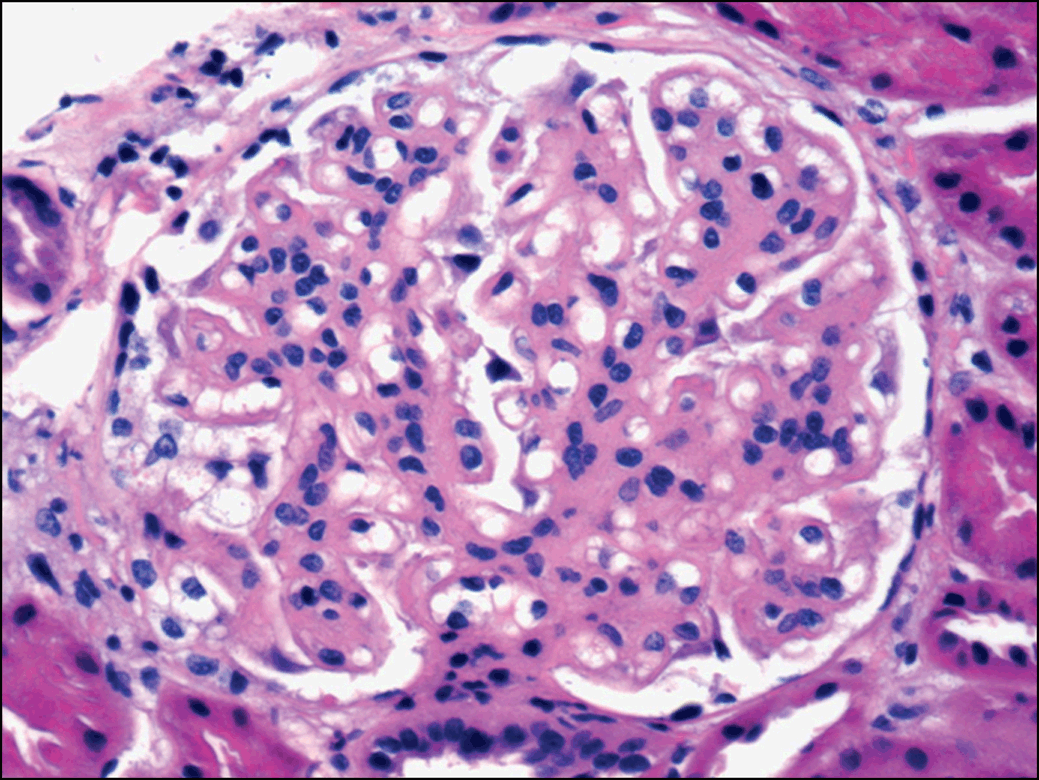
#> input picture glom_he/glom_1.jpg, 1039 x 780 px, found by its file name
$ python cell_seg_v0.py   (older library calls are emulated)
#> lines starting #> are read from the running program, lines starting #| are printed output that depends on the picture; after the words box and inside, x2 and y2 are one past the last pixel; in counts of white or black regions, pixels touching at a corner belong together
"""
    Hypercellularity Project
    - Preprocessing
    - Segmentation
    Latest Update: 05/25
    @author: Nicolas Hunt
    """

import skimage
import numpy as np
import matplotlib.pyplot as plt
import scipy.misc
from skimage import data
from skimage.color import rgb2hed
from skimage.viewer import ImageViewer
from skimage.filters import threshold_mean

def Main():
    global img
    img = "glom_1.jpg"
    glom_orig = skimage.io.imread(img)
#> glom_orig is the input picture: shape (780, 1039, 3); mean R, G, B 185.1, 142, 188.4
    glom_prep = prep(glom_orig)
    glom_seg = segment(glom_prep, 125)

    display_fig(glom_orig, glom_prep, glom_seg)


def prep(glom_orig):
    glom_hed = rgb2hed(glom_orig)[:,:,0]
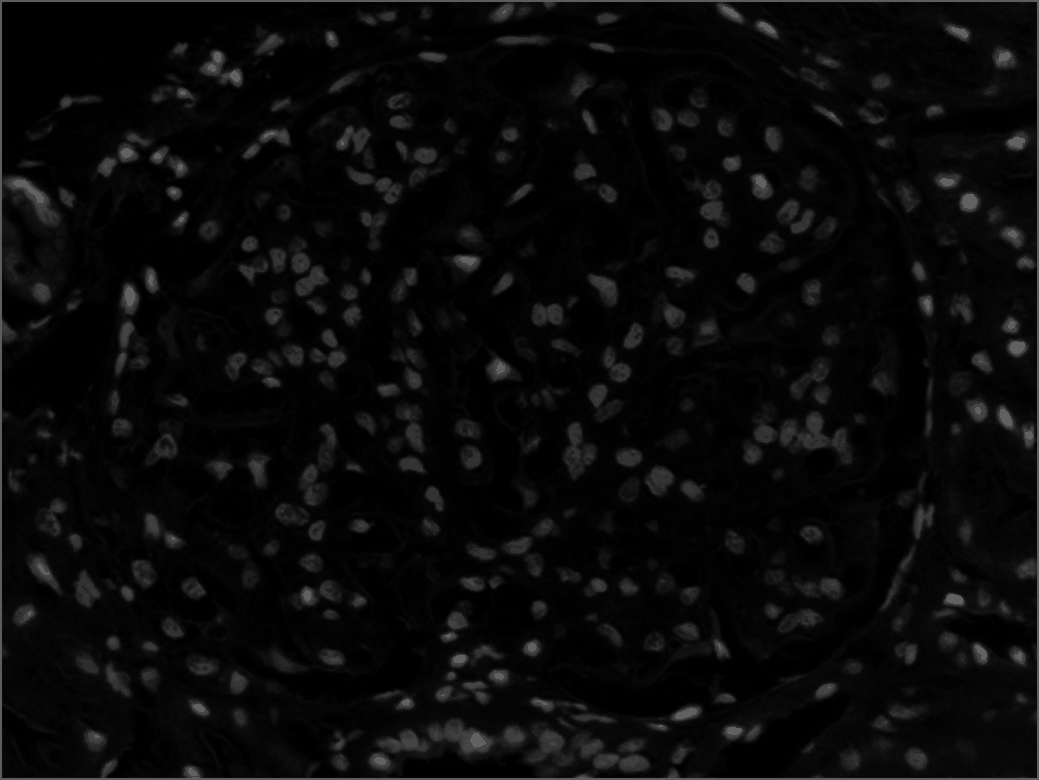
#> glom_hed: shape (780, 1039) float64; min 0, max 0.383, mean 0.0385
    glom_smooth = skimage.filters.gaussian(glom_hed)

    return glom_smooth


def segment(glom_prep, thresh):
#> called with thresh = 125
    glom_prep = skimage.morphology.opening(glom_prep)
    val = skimage.filters.threshold_otsu(glom_prep)
#> val = 0.0994
    glom_bin = glom_prep > val
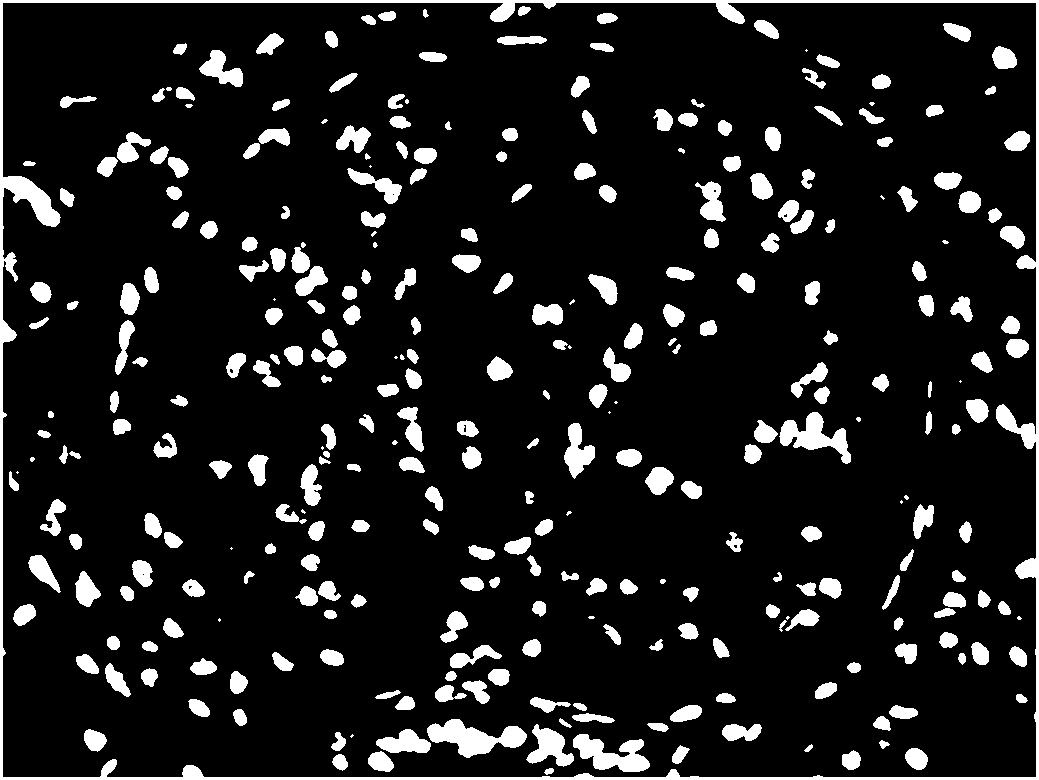
#> glom_bin: shape (780, 1039) bool; 10.9% white; 314 white regions (28 under 20 px)

    regionLabel = skimage.measure.label(glom_bin)
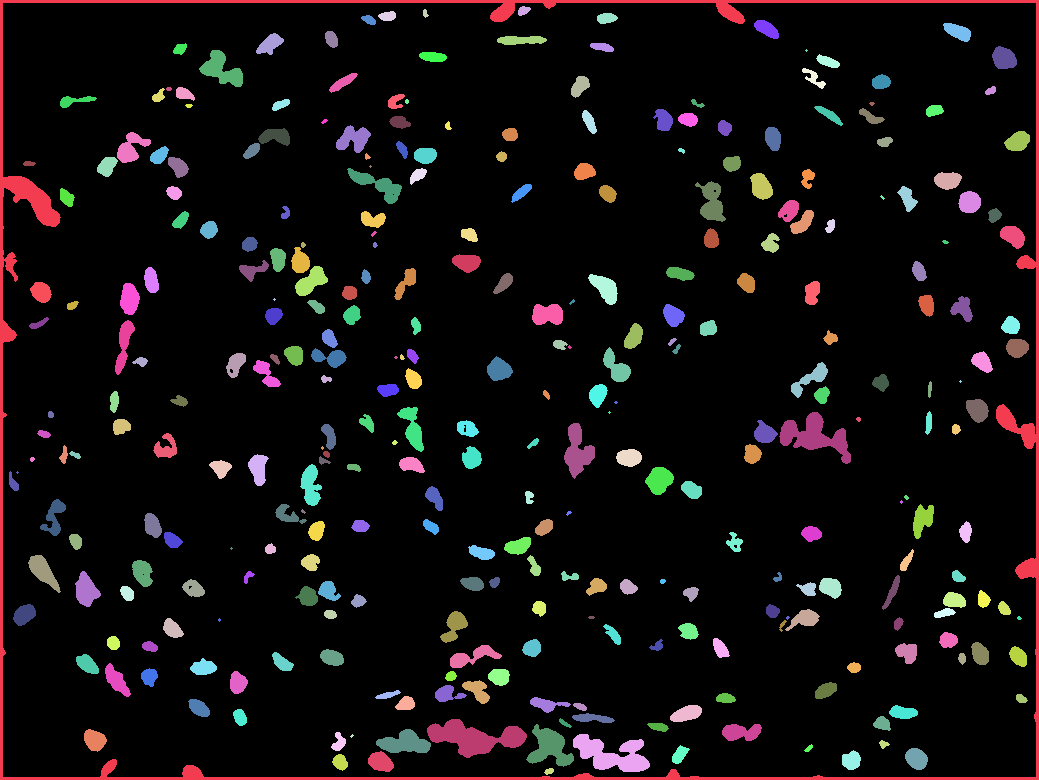
#> regionLabel: shape (780, 1039) int32; 315 distinct labels, from 0 to 314; one colour per label, 0 black
    regionProps = skimage.measure.regionprops(regionLabel)
#> regionProps = 314 regions; largest, box (x1, y1, x2, y2) and area: (0, 0, 1039, 780) 15194, (427, 719, 527, 758) 1957, (573, 734, 650, 772) 1611, (779, 412, 851, 464) 1586, (526, 724, 574, 767) 1037
    glom_m1 = skimage.morphology.opening(glom_bin)

    return glom_bin


def display_fig(glom_orig,glom_prep,glom_seg):
    fig, axes = plt.subplots(ncols=3, figsize=(16, 6))
    ax = axes.ravel()
    ax[0].imshow(glom_orig, cmap=plt.cm.gray)
    ax[0].set_title('Original image')
    ax[1].imshow(glom_prep, cmap=plt.cm.gray)
    ax[1].set_title('Preprocessed')
    ax[2].imshow(glom_seg, cmap=plt.cm.gray, interpolation='nearest')
    ax[2].set_title('Segmented')
    for a in ax:
        a.axis('off')

    # Display
    plt.show()
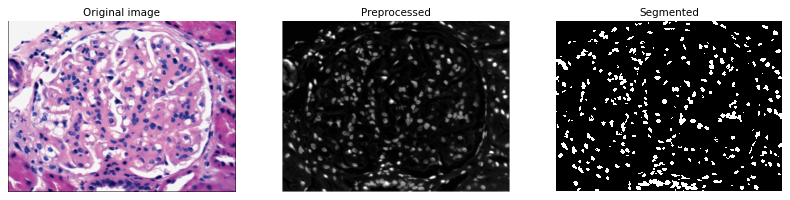
#> figure drawn by matplotlib, 3 panels
    # Save plot
    plot_file = img.split(".")[0] + "_plot_v2" + ".jpg"
    fig.savefig(plot_file, bbox_inches='tight')

if __name__ == '__main__':
    Main()

$ run again, with glom_he/glom_0.jpg copied over glom_he/glom_1.jpg
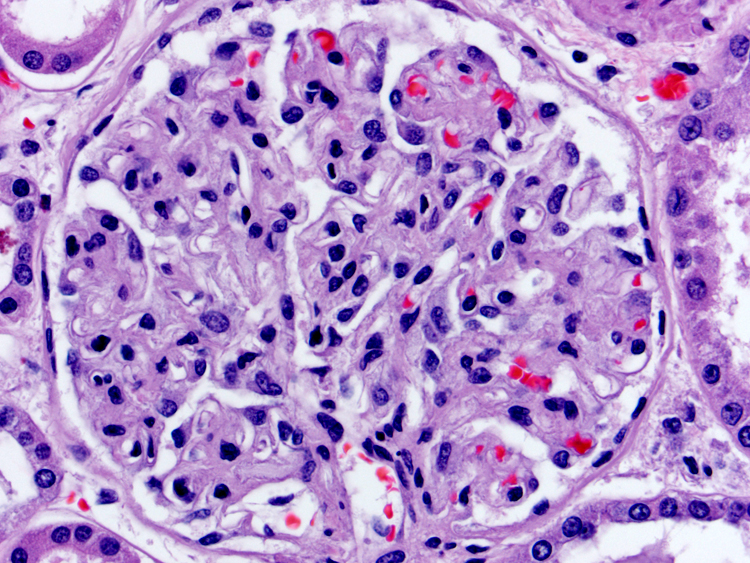
#> input picture glom_he/glom_0.jpg, 750 x 563 px, found by its file name
#> in Main, glom_orig is the input picture: shape (563, 750, 3); mean R, G, B 179.2, 147.1, 203.7
#> val = 0.458
#> glom_bin: shape (563, 750) bool; 3.5% white; 211 white regions (55 under 20 px)
#> in segment, `regionLabel = skimage.measure.label(glom_bin)`:
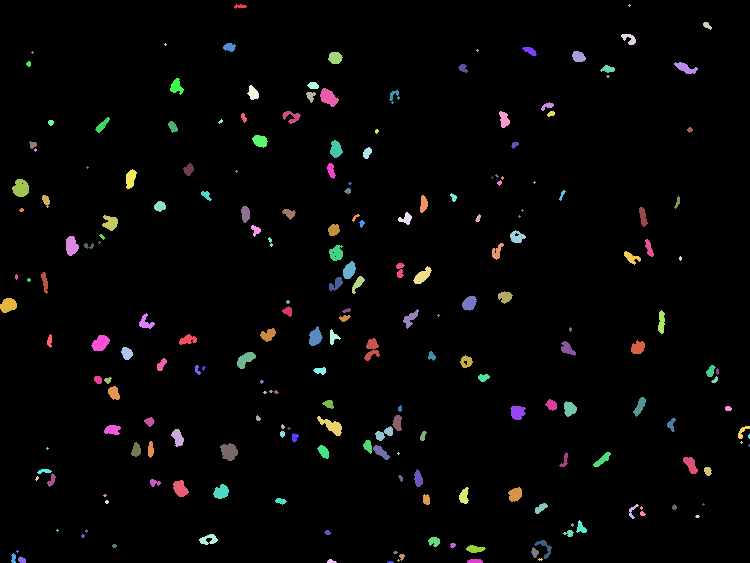
#> regionLabel: shape (563, 750) int32; 212 distinct labels, from 0 to 211; one colour per label, 0 black
#> regionProps = 211 regions; largest, box (x1, y1, x2, y2) and area: (12, 179, 29, 197) 233, (220, 443, 238, 461) 232, (317, 416, 342, 436) 219, (320, 88, 339, 107) 218, (91, 335, 110, 351) 208
#> in display_fig, `plt.show()`:
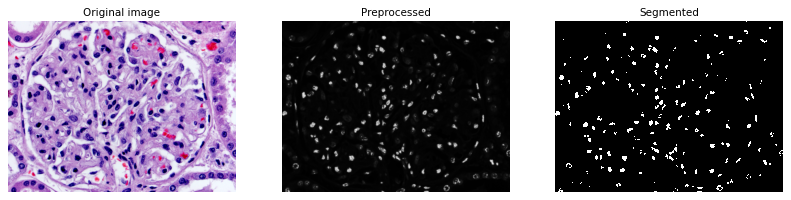
#> figure drawn by matplotlib, 3 panels

$ run again, with glom_he/glom_2.jpg copied over glom_he/glom_1.jpg
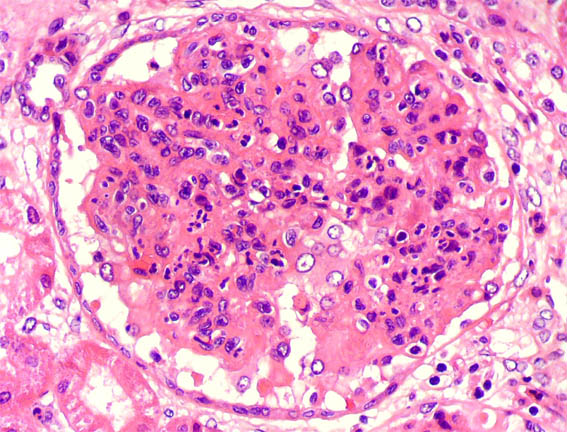
#> input picture glom_he/glom_2.jpg, 567 x 432 px, found by its file name
#> in Main, glom_orig is the input picture: shape (432, 567, 3); mean R, G, B 231.5, 150.8, 198.7
#> val = 0.0204
#> in segment, `glom_bin = glom_prep > val`:
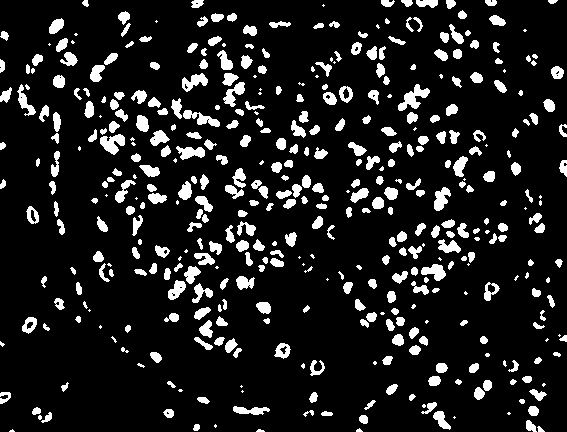
#> glom_bin: shape (432, 567) bool; 11.9% white; 442 white regions (85 under 20 px)
#> in segment, `regionLabel = skimage.measure.label(glom_bin)`:
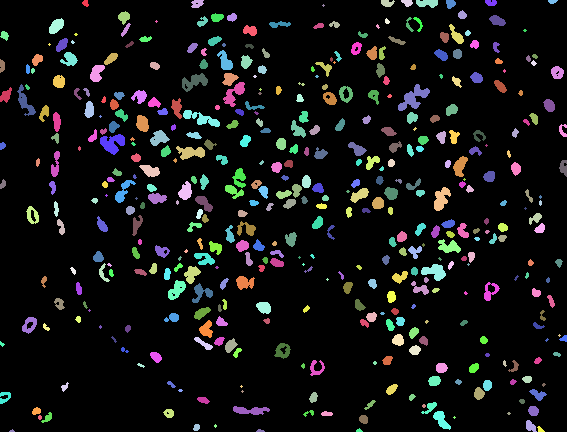
#> regionLabel: shape (432, 567) int32; 443 distinct labels, from 0 to 442; one colour per label, 0 black
#> regionProps = 442 regions; largest, box (x1, y1, x2, y2) and area: (398, 84, 430, 111) 369, (100, 134, 125, 155) 315, (183, 110, 220, 127) 274, (182, 73, 208, 92) 259, (176, 146, 205, 160) 250

$ run again, with glom_he/glom_3.jpg copied over glom_he/glom_1.jpg
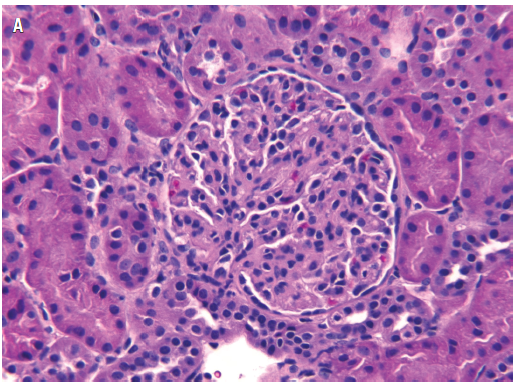
#> input picture glom_he/glom_3.jpg, 515 x 384 px, found by its file name
#> in Main, glom_orig is the input picture: shape (384, 515, 3); mean R, G, B 169.1, 111.9, 172.7
#> in prep, `glom_smooth = skimage.filters.gaussian(glom_hed)`:
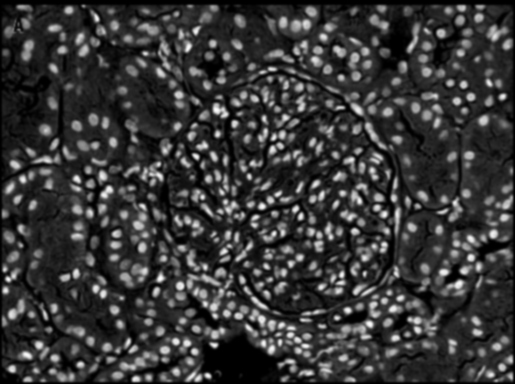
#> glom_smooth: shape (384, 515) float64; min 0, max 0.186, mean 0.041; drawn with min black and max white
#> val = 0.0601
#> glom_bin: shape (384, 515) bool; 21.2% white; 560 white regions (61 under 20 px)
#> in segment, `regionLabel = skimage.measure.label(glom_bin)`:
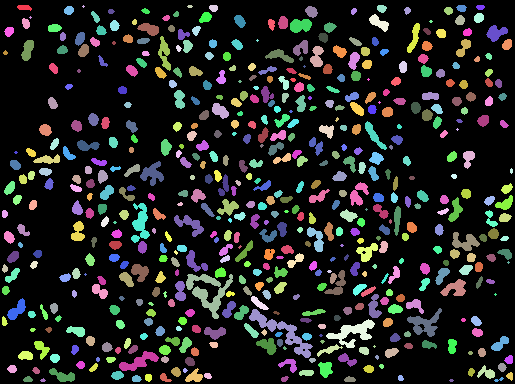
#> regionLabel: shape (384, 515) int32; 561 distinct labels, from 0 to 560; one colour per label, 0 black
#> regionProps = 560 regions; largest, box (x1, y1, x2, y2) and area: (186, 274, 233, 319) 768, (249, 309, 313, 358) 736, (326, 319, 375, 348) 553, (407, 308, 442, 337) 417, (131, 203, 150, 243) 393
